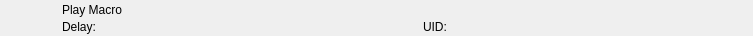
<?xml version="1.0" encoding="UTF-8"?>
<ui version="4.0">
 <class>RundownAtemMacroWidget</class>
 <widget class="QWidget" name="RundownAtemMacroWidget">
  <property name="geometry">
   <rect>
    <x>0</x>
    <y>0</y>
    <width>753</width>
    <height>36</height>
   </rect>
  </property>
  <layout class="QHBoxLayout" name="horizontalLayout">
   <property name="spacing">
    <number>0</number>
   </property>
   <property name="leftMargin">
    <number>0</number>
   </property>
   <property name="topMargin">
    <number>0</number>
   </property>
   <property name="rightMargin">
    <number>0</number>
   </property>
   <property name="bottomMargin">
    <number>0</number>
   </property>
   <item>
    <widget class="QFrame" name="frameItem">
     <property name="sizePolicy">
      <sizepolicy hsizetype="Preferred" vsizetype="Fixed">
       <horstretch>0</horstretch>
       <verstretch>0</verstretch>
      </sizepolicy>
     </property>
     <property name="minimumSize">
      <size>
       <width>0</width>
       <height>36</height>
      </size>
     </property>
     <widget class="QLabel" name="labelIcon">
      <property name="geometry">
       <rect>
        <x>22</x>
        <y>2</y>
        <width>32</width>
        <height>32</height>
       </rect>
      </property>
      <property name="text">
       <string/>
      </property>
      <property name="pixmap">
       <pixmap resource="../../Widgets.qrc">:/Graphics/Images/Atem/PlayMacro.png</pixmap>
      </property>
      <property name="scaledContents">
       <bool>true</bool>
      </property>
     </widget>
     <widget class="QLabel" name="labelLabel">
      <property name="geometry">
       <rect>
        <x>62</x>
        <y>2</y>
        <width>561</width>
        <height>16</height>
       </rect>
      </property>
      <property name="text">
       <string>Play Macro</string>
      </property>
     </widget>
     <widget class="QLabel" name="labelColor">
      <property name="geometry">
       <rect>
        <x>0</x>
        <y>0</y>
        <width>18</width>
        <height>36</height>
       </rect>
      </property>
      <property name="text">
       <string/>
      </property>
     </widget>
     <widget class="QLabel" name="labelGroupColor">
      <property name="geometry">
       <rect>
        <x>0</x>
        <y>0</y>
        <width>6</width>
        <height>36</height>
       </rect>
      </property>
      <property name="text">
       <string/>
      </property>
     </widget>
     <widget class="QLabel" name="labelDevice">
      <property name="geometry">
       <rect>
        <x>154</x>
        <y>19</y>
        <width>260</width>
        <height>16</height>
       </rect>
      </property>
      <property name="text">
       <string></string>
      </property>
     </widget>
     <widget class="QLabel" name="labelDelay">
      <property name="geometry">
       <rect>
        <x>62</x>
        <y>19</y>
        <width>83</width>
        <height>16</height>
       </rect>
      </property>
      <property name="text">
       <string>Delay:</string>
      </property>
     </widget>
     <widget class="QLabel" name="labelRemoteTriggerId">
      <property name="geometry">
       <rect>
        <x>423</x>
        <y>19</y>
        <width>111</width>
        <height>16</height>
       </rect>
      </property>
      <property name="text">
       <string>UID:</string>
      </property>
     </widget>
    </widget>
   </item>
   <item>
    <widget class="QFrame" name="frameStatus">
     <property name="minimumSize">
      <size>
       <width>77</width>
       <height>0</height>
      </size>
     </property>
     <property name="maximumSize">
      <size>
       <width>77</width>
       <height>16777215</height>
      </size>
     </property>
     <widget class="QLabel" name="labelGpiConnected">
      <property name="geometry">
       <rect>
        <x>1</x>
        <y>2</y>
        <width>32</width>
        <height>32</height>
       </rect>
      </property>
      <property name="minimumSize">
       <size>
        <width>32</width>
        <height>32</height>
       </size>
      </property>
      <property name="maximumSize">
       <size>
        <width>32</width>
        <height>32</height>
       </size>
      </property>
      <property name="lineWidth">
       <number>0</number>
      </property>
      <property name="text">
       <string/>
      </property>
      <property name="pixmap">
       <pixmap resource="../../Widgets.qrc">:/Graphics/Images/GpiConnected.png</pixmap>
      </property>
      <property name="scaledContents">
       <bool>true</bool>
      </property>
     </widget>
     <widget class="QLabel" name="labelDisconnected">
      <property name="geometry">
       <rect>
        <x>32</x>
        <y>2</y>
        <width>32</width>
        <height>32</height>
       </rect>
      </property>
      <property name="minimumSize">
       <size>
        <width>32</width>
        <height>32</height>
       </size>
      </property>
      <property name="maximumSize">
       <size>
        <width>32</width>
        <height>32</height>
       </size>
      </property>
      <property name="text">
       <string/>
      </property>
      <property name="pixmap">
       <pixmap resource="../../Widgets.qrc">:/Graphics/Images/Disconnected.png</pixmap>
      </property>
      <property name="scaledContents">
       <bool>true</bool>
      </property>
     </widget>
     <widget class="QLabel" name="labelActiveColor">
      <property name="geometry">
       <rect>
        <x>69</x>
        <y>0</y>
        <width>8</width>
        <height>36</height>
       </rect>
      </property>
      <property name="minimumSize">
       <size>
        <width>8</width>
        <height>36</height>
       </size>
      </property>
      <property name="maximumSize">
       <size>
        <width>8</width>
        <height>36</height>
       </size>
      </property>
      <property name="text">
       <string/>
      </property>
     </widget>
    </widget>
   </item>
  </layout>
 </widget>
 <resources>
  <include location="../../Widgets.qrc"/>
 </resources>
 <connections/>
 <slots>
  <slot>addToCombo()</slot>
 </slots>
</ui>
